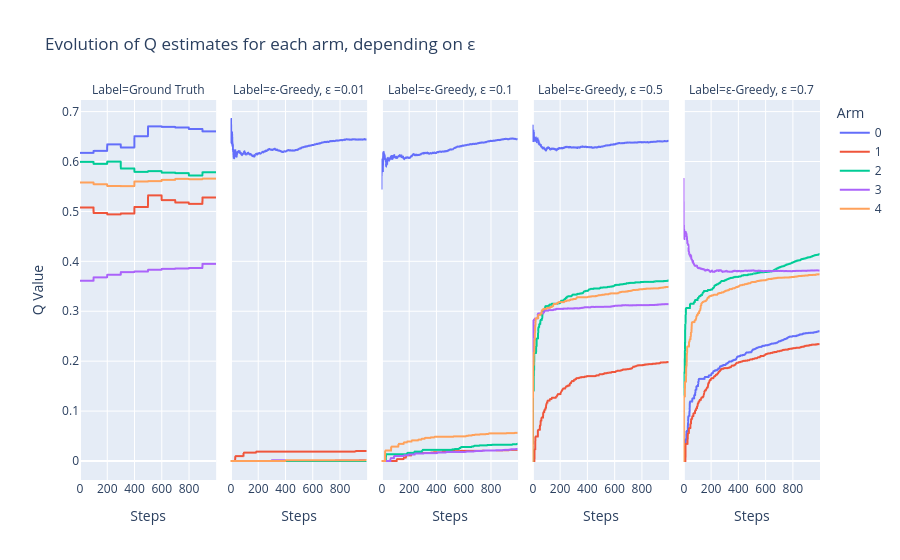

Notebook source saved alongside this figure:
### Code cell
plot_Q_evolution(Q_t_eps)

### Figure 1 — Plotly figure (JSON) as saved in the notebook; plotly's stock layout.template omitted (floating-point values rounded to 4 significant figures; data arrays with more than 128 entries replaced by an {"elided": "..."} marker saying what was removed)
{"data": [{"hovertemplate": "Arm=0<br>Label=Ground Truth<br>Steps=%{x}<br>Q Value=%{y}<extra></extra>", "legendgroup": "0", "line": {"color": "#636efa", "dash": "solid"}, "marker": {"symbol": "circle"}, "mode": "lines", "name": "0", "showlegend": true, "type": "scattergl", "x": {"elided": "1000 int values"}, "xaxis": "x", "y": {"elided": "1000 float values"}, "yaxis": "y"}, {"hovertemplate": "Arm=0<br>Label=ε-Greedy, ε =0.01<br>Steps=%{x}<br>Q Value=%{y}<extra></extra>", "legendgroup": "0", "line": {"color": "#636efa", "dash": "solid"}, "marker": {"symbol": "circle"}, "mode": "lines", "name": "0", "showlegend": false, "type": "scattergl", "x": {"elided": "1000 int values"}, "xaxis": "x2", "y": {"elided": "1000 float values"}, "yaxis": "y2"}, {"hovertemplate": "Arm=0<br>Label=ε-Greedy, ε =0.1<br>Steps=%{x}<br>Q Value=%{y}<extra></extra>", "legendgroup": "0", "line": {"color": "#636efa", "dash": "solid"}, "marker": {"symbol": "circle"}, "mode": "lines", "name": "0", "showlegend": false, "type": "scattergl", "x": {"elided": "1000 int values"}, "xaxis": "x3", "y": {"elided": "1000 float values"}, "yaxis": "y3"}, {"hovertemplate": "Arm=0<br>Label=ε-Greedy, ε =0.5<br>Steps=%{x}<br>Q Value=%{y}<extra></extra>", "legendgroup": "0", "line": {"color": "#636efa", "dash": "solid"}, "marker": {"symbol": "circle"}, "mode": "lines", "name": "0", "showlegend": false, "type": "scattergl", "x": {"elided": "1000 int values"}, "xaxis": "x4", "y": {"elided": "1000 float values"}, "yaxis": "y4"}, {"hovertemplate": "Arm=0<br>Label=ε-Greedy, ε =0.7<br>Steps=%{x}<br>Q Value=%{y}<extra></extra>", "legendgroup": "0", "line": {"color": "#636efa", "dash": "solid"}, "marker": {"symbol": "circle"}, "mode": "lines", "name": "0", "showlegend": false, "type": "scattergl", "x": {"elided": "1000 int values"}, "xaxis": "x5", "y": {"elided": "1000 float values"}, "yaxis": "y5"}, {"hovertemplate": "Arm=1<br>Label=Ground Truth<br>Steps=%{x}<br>Q Value=%{y}<extra></extra>", "legendgroup": "1", "line": {"color": "#EF553B", "dash": "solid"}, "marker": {"symbol": "circle"}, "mode": "lines", "name": "1", "showlegend": true, "type": "scattergl", "x": {"elided": "1000 int values"}, "xaxis": "x", "y": {"elided": "1000 float values"}, "yaxis": "y"}, {"hovertemplate": "Arm=1<br>Label=ε-Greedy, ε =0.01<br>Steps=%{x}<br>Q Value=%{y}<extra></extra>", "legendgroup": "1", "line": {"color": "#EF553B", "dash": "solid"}, "marker": {"symbol": "circle"}, "mode": "lines", "name": "1", "showlegend": false, "type": "scattergl", "x": {"elided": "1000 int values"}, "xaxis": "x2", "y": {"elided": "1000 float values"}, "yaxis": "y2"}, {"hovertemplate": "Arm=1<br>Label=ε-Greedy, ε =0.1<br>Steps=%{x}<br>Q Value=%{y}<extra></extra>", "legendgroup": "1", "line": {"color": "#EF553B", "dash": "solid"}, "marker": {"symbol": "circle"}, "mode": "lines", "name": "1", "showlegend": false, "type": "scattergl", "x": {"elided": "1000 int values"}, "xaxis": "x3", "y": {"elided": "1000 float values"}, "yaxis": "y3"}, {"hovertemplate": "Arm=1<br>Label=ε-Greedy, ε =0.5<br>Steps=%{x}<br>Q Value=%{y}<extra></extra>", "legendgroup": "1", "line": {"color": "#EF553B", "dash": "solid"}, "marker": {"symbol": "circle"}, "mode": "lines", "name": "1", "showlegend": false, "type": "scattergl", "x": {"elided": "1000 int values"}, "xaxis": "x4", "y": {"elided": "1000 float values"}, "yaxis": "y4"}, {"hovertemplate": "Arm=1<br>Label=ε-Greedy, ε =0.7<br>Steps=%{x}<br>Q Value=%{y}<extra></extra>", "legendgroup": "1", "line": {"color": "#EF553B", "dash": "solid"}, "marker": {"symbol": "circle"}, "mode": "lines", "name": "1", "showlegend": false, "type": "scattergl", "x": {"elided": "1000 int values"}, "xaxis": "x5", "y": {"elided": "1000 float values"}, "yaxis": "y5"}, {"hovertemplate": "Arm=2<br>Label=Ground Truth<br>Steps=%{x}<br>Q Value=%{y}<extra></extra>", "legendgroup": "2", "line": {"color": "#00cc96", "dash": "solid"}, "marker": {"symbol": "circle"}, "mode": "lines", "name": "2", "showlegend": true, "type": "scattergl", "x": {"elided": "1000 int values"}, "xaxis": "x", "y": {"elided": "1000 float values"}, "yaxis": "y"}, {"hovertemplate": "Arm=2<br>Label=ε-Greedy, ε =0.01<br>Steps=%{x}<br>Q Value=%{y}<extra></extra>", "legendgroup": "2", "line": {"color": "#00cc96", "dash": "solid"}, "marker": {"symbol": "circle"}, "mode": "lines", "name": "2", "showlegend": false, "type": "scattergl", "x": {"elided": "1000 int values"}, "xaxis": "x2", "y": {"elided": "1000 int values"}, "yaxis": "y2"}, {"hovertemplate": "Arm=2<br>Label=ε-Greedy, ε =0.1<br>Steps=%{x}<br>Q Value=%{y}<extra></extra>", "legendgroup": "2", "line": {"color": "#00cc96", "dash": "solid"}, "marker": {"symbol": "circle"}, "mode": "lines", "name": "2", "showlegend": false, "type": "scattergl", "x": {"elided": "1000 int values"}, "xaxis": "x3", "y": {"elided": "1000 float values"}, "yaxis": "y3"}, {"hovertemplate": "Arm=2<br>Label=ε-Greedy, ε =0.5<br>Steps=%{x}<br>Q Value=%{y}<extra></extra>", "legendgroup": "2", "line": {"color": "#00cc96", "dash": "solid"}, "marker": {"symbol": "circle"}, "mode": "lines", "name": "2", "showlegend": false, "type": "scattergl", "x": {"elided": "1000 int values"}, "xaxis": "x4", "y": {"elided": "1000 float values"}, "yaxis": "y4"}, {"hovertemplate": "Arm=2<br>Label=ε-Greedy, ε =0.7<br>Steps=%{x}<br>Q Value=%{y}<extra></extra>", "legendgroup": "2", "line": {"color": "#00cc96", "dash": "solid"}, "marker": {"symbol": "circle"}, "mode": "lines", "name": "2", "showlegend": false, "type": "scattergl", "x": {"elided": "1000 int values"}, "xaxis": "x5", "y": {"elided": "1000 float values"}, "yaxis": "y5"}, {"hovertemplate": "Arm=3<br>Label=Ground Truth<br>Steps=%{x}<br>Q Value=%{y}<extra></extra>", "legendgroup": "3", "line": {"color": "#ab63fa", "dash": "solid"}, "marker": {"symbol": "circle"}, "mode": "lines", "name": "3", "showlegend": true, "type": "scattergl", "x": {"elided": "1000 int values"}, "xaxis": "x", "y": {"elided": "1000 float values"}, "yaxis": "y"}, {"hovertemplate": "Arm=3<br>Label=ε-Greedy, ε =0.01<br>Steps=%{x}<br>Q Value=%{y}<extra></extra>", "legendgroup": "3", "line": {"color": "#ab63fa", "dash": "solid"}, "marker": {"symbol": "circle"}, "mode": "lines", "name": "3", "showlegend": false, "type": "scattergl", "x": {"elided": "1000 int values"}, "xaxis": "x2", "y": {"elided": "1000 float values"}, "yaxis": "y2"}, {"hovertemplate": "Arm=3<br>Label=ε-Greedy, ε =0.1<br>Steps=%{x}<br>Q Value=%{y}<extra></extra>", "legendgroup": "3", "line": {"color": "#ab63fa", "dash": "solid"}, "marker": {"symbol": "circle"}, "mode": "lines", "name": "3", "showlegend": false, "type": "scattergl", "x": {"elided": "1000 int values"}, "xaxis": "x3", "y": {"elided": "1000 float values"}, "yaxis": "y3"}, {"hovertemplate": "Arm=3<br>Label=ε-Greedy, ε =0.5<br>Steps=%{x}<br>Q Value=%{y}<extra></extra>", "legendgroup": "3", "line": {"color": "#ab63fa", "dash": "solid"}, "marker": {"symbol": "circle"}, "mode": "lines", "name": "3", "showlegend": false, "type": "scattergl", "x": {"elided": "1000 int values"}, "xaxis": "x4", "y": {"elided": "1000 float values"}, "yaxis": "y4"}, {"hovertemplate": "Arm=3<br>Label=ε-Greedy, ε =0.7<br>Steps=%{x}<br>Q Value=%{y}<extra></extra>", "legendgroup": "3", "line": {"color": "#ab63fa", "dash": "solid"}, "marker": {"symbol": "circle"}, "mode": "lines", "name": "3", "showlegend": false, "type": "scattergl", "x": {"elided": "1000 int values"}, "xaxis": "x5", "y": {"elided": "1000 float values"}, "yaxis": "y5"}, {"hovertemplate": "Arm=4<br>Label=Ground Truth<br>Steps=%{x}<br>Q Value=%{y}<extra></extra>", "legendgroup": "4", "line": {"color": "#FFA15A", "dash": "solid"}, "marker": {"symbol": "circle"}, "mode": "lines", "name": "4", "showlegend": true, "type": "scattergl", "x": {"elided": "1000 int values"}, "xaxis": "x", "y": {"elided": "1000 float values"}, "yaxis": "y"}, {"hovertemplate": "Arm=4<br>Label=ε-Greedy, ε =0.01<br>Steps=%{x}<br>Q Value=%{y}<extra></extra>", "legendgroup": "4", "line": {"color": "#FFA15A", "dash": "solid"}, "marker": {"symbol": "circle"}, "mode": "lines", "name": "4", "showlegend": false, "type": "scattergl", "x": {"elided": "1000 int values"}, "xaxis": "x2", "y": {"elided": "1000 float values"}, "yaxis": "y2"}, {"hovertemplate": "Arm=4<br>Label=ε-Greedy, ε =0.1<br>Steps=%{x}<br>Q Value=%{y}<extra></extra>", "legendgroup": "4", "line": {"color": "#FFA15A", "dash": "solid"}, "marker": {"symbol": "circle"}, "mode": "lines", "name": "4", "showlegend": false, "type": "scattergl", "x": {"elided": "1000 int values"}, "xaxis": "x3", "y": {"elided": "1000 float values"}, "yaxis": "y3"}, {"hovertemplate": "Arm=4<br>Label=ε-Greedy, ε =0.5<br>Steps=%{x}<br>Q Value=%{y}<extra></extra>", "legendgroup": "4", "line": {"color": "#FFA15A", "dash": "solid"}, "marker": {"symbol": "circle"}, "mode": "lines", "name": "4", "showlegend": false, "type": "scattergl", "x": {"elided": "1000 int values"}, "xaxis": "x4", "y": {"elided": "1000 float values"}, "yaxis": "y4"}, {"hovertemplate": "Arm=4<br>Label=ε-Greedy, ε =0.7<br>Steps=%{x}<br>Q Value=%{y}<extra></extra>", "legendgroup": "4", "line": {"color": "#FFA15A", "dash": "solid"}, "marker": {"symbol": "circle"}, "mode": "lines", "name": "4", "showlegend": false, "type": "scattergl", "x": {"elided": "1000 int values"}, "xaxis": "x5", "y": {"elided": "1000 float values"}, "yaxis": "y5"}], "layout": {"annotations": [{"font": {}, "showarrow": false, "text": "Label=Ground Truth", "x": 0.092, "xanchor": "center", "xref": "paper", "y": 1, "yanchor": "bottom", "yref": "paper"}, {"font": {}, "showarrow": false, "text": "Label=ε-Greedy, ε =0.01", "x": 0.296, "xanchor": "center", "xref": "paper", "y": 1, "yanchor": "bottom", "yref": "paper"}, {"font": {}, "showarrow": false, "text": "Label=ε-Greedy, ε =0.1", "x": 0.5, "xanchor": "center", "xref": "paper", "y": 1, "yanchor": "bottom", "yref": "paper"}, {"font": {}, "showarrow": false, "text": "Label=ε-Greedy, ε =0.5", "x": 0.704, "xanchor": "center", "xref": "paper", "y": 1, "yanchor": "bottom", "yref": "paper"}, {"font": {}, "showarrow": false, "text": "Label=ε-Greedy, ε =0.7", "x": 0.908, "xanchor": "center", "xref": "paper", "y": 1, "yanchor": "bottom", "yref": "paper"}], "legend": {"title": {"text": "Arm"}, "tracegroupgap": 0}, "title": {"text": "Evolution of Q estimates for each arm, depending on ε"}, "xaxis": {"anchor": "y", "domain": [0, 0.184], "title": {"text": "Steps"}}, "xaxis2": {"anchor": "y2", "domain": [0.204, 0.388], "matches": "x", "title": {"text": "Steps"}}, "xaxis3": {"anchor": "y3", "domain": [0.408, 0.592], "matches": "x", "title": {"text": "Steps"}}, "xaxis4": {"anchor": "y4", "domain": [0.612, 0.796], "matches": "x", "title": {"text": "Steps"}}, "xaxis5": {"anchor": "y5", "domain": [0.816, 1], "matches": "x", "title": {"text": "Steps"}}, "yaxis": {"anchor": "x", "domain": [0, 1], "title": {"text": "Q Value"}}, "yaxis2": {"anchor": "x2", "domain": [0, 1], "matches": "y", "showticklabels": false}, "yaxis3": {"anchor": "x3", "domain": [0, 1], "matches": "y", "showticklabels": false}, "yaxis4": {"anchor": "x4", "domain": [0, 1], "matches": "y", "showticklabels": false}, "yaxis5": {"anchor": "x5", "domain": [0, 1], "matches": "y", "showticklabels": false}}}
